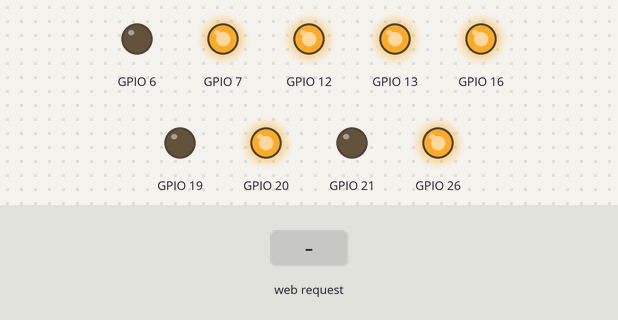
The program below on a simulated Raspberry Pi (BCM pin numbers). Parts: output pins drawn as LEDs (lit = HIGH). The inputs (shaded band) are chosen by the test bench. What the program prints to the terminal is not drawn.

Above: at 1.2 s.
1.3 s: HTTP request for / received
Timing chart, 0 to 4.3 s (numbered marks = the images above; inputs shaded):
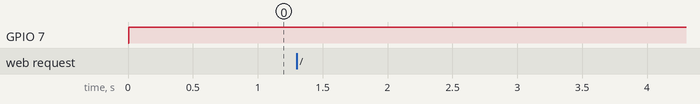

The program:

switcher_service.py
```python
#!/usr/bin/env python3
"""
Runs a webserver that listens to switch commands, and switcher the relays
"""

from http.server import BaseHTTPRequestHandler, HTTPServer
from urllib.parse import urlparse
import sys
import time

try:
    import RPi.GPIO as GPIO
except (RuntimeError, ModuleNotFoundError):
    print("USING DUMMY GPIO LIB")
    import fake_rpi

    sys.modules["RPi"] = fake_rpi.RPi  # Fake RPi
    sys.modules["RPi.GPIO"] = fake_rpi.RPi.GPIO  # Fake GPIO
    import RPi.GPIO as GPIO


GPIO.setmode(GPIO.BCM)
PINS = {
    "button": {"pin_number": 5, "direction": "IN", "state": "LOW"},
    "relay1": {"pin_number": 26, "direction": "OUT", "state": "HIGH"},
    "realy2": {"pin_number": 19, "direction": "OUT", "state": "LOW"},
    "relay3": {"pin_number": 6, "direction": "OUT", "state": "LOW"},
    "relay4": {"pin_number": 13, "direction": "OUT", "state": "HIGH"},
    "relay5": {"pin_number": 12, "direction": "OUT", "state": "HIGH"},
    "relay6": {"pin_number": 16, "direction": "OUT", "state": "HIGH"},
    "relay7": {"pin_number": 20, "direction": "OUT", "state": "HIGH"},
    "relay8": {"pin_number": 21, "direction": "OUT", "state": "LOW"},
    "satus_led": {"pin_number": 7, "direction": "OUT", "state": "LOW"},
}

HOSTNAME = "192.168.31.120"
PORT = 8091


def init_realys():
    print("Setting up pin data directions...")
    for name, pindata in PINS.items():
        print(f"Setting up pin for {name}... ", end="")

        if pindata["direction"] == "IN":
            GPIO.setup(pindata["pin_number"], GPIO.IN, pull_up_down=GPIO.PUD_UP)
            print("IN PUD_UP")
        elif pindata["direction"] == "OUT":
            GPIO.setup(pindata["pin_number"], GPIO.OUT)
            print("OUT ", end="")
            if pindata["state"] == "LOW":
                GPIO.output(pindata["pin_number"], GPIO.LOW)
                print("LOW")
            elif pindata["state"] == "HIGH":
                GPIO.output(pindata["pin_number"], GPIO.HIGH)
                print("HIGH")


def switch(new_states):
    mutated_relays = []
    for relay, action in new_states.items():
        if relay not in [
            "relay1",
            "realy2",
            "relay3",
            "relay4",
            "relay5",
            "relay6",
            "relay7",
            "relay8",
        ]:
            continue
        try:
            if action == "toggle":
                new_state = GPIO.HIGH if PINS[relay]["state"] == "LOW" else GPIO.LOW
            elif action in ["on", "high", "1"]:
                new_state = GPIO.LOW
            elif action in ["off", "low", "0"]:
                new_state = GPIO.HIGH
            else:
                print(f"Unknown action: {action}")
                continue
            GPIO.output(PINS[relay]["pin_number"], new_state)
            PINS[relay]["state"] = "HIGH" if new_state == GPIO.HIGH else "LOW"
            print(
                f"{relay}\t{'on' if PINS[relay]['state'] == 'LOW' else 'off'}",
            )
            mutated_relays.append(relay)
        except KeyError:
            print(f"Relay not found: {relay}")
    return mutated_relays


class Server(BaseHTTPRequestHandler):
    def do_GET(self):
        query = urlparse(self.path.lower()).query
        query_components = dict(
            (qc.split("=") if "=" in qc else [qc, "toggle"]) for qc in query.split("?")
        )
        # print(f"query_components: {query_components}")
        mutated_relays = switch(query_components)

        self.send_response(200)
        self.send_header("Content-type", "text/plain")
        self.end_headers()
        self.wfile.write(bytes("ok\n", "utf-8"))
        for relay in mutated_relays:
            self.wfile.write(
                bytes(
                    f"{relay}\t{'on' if PINS[relay]['state'] == 'LOW' else 'off'}\n",
                    "utf-8",
                )
            )


if __name__ == "__main__":
    init_realys()

    while True:
        try:
            webServer = HTTPServer((HOSTNAME, PORT), Server)
            break
        except OSError as os_error:
            print(os_error)
            time.sleep(1)
            continue

    print(f"Server started http://{HOSTNAME}:{PORT}")
    GPIO.output(PINS["satus_led"]["pin_number"], GPIO.HIGH)

    try:
        webServer.serve_forever()
    except KeyboardInterrupt:
        pass

    webServer.server_close()
    print("Server closed")
```

Measured:
- after the input at 1.3 s, every drawn part: stays the same
